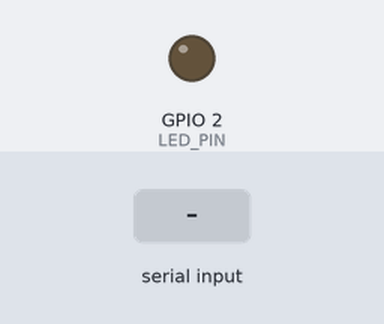
Bench run of a sketch on a simulated ESP32. Shown: output pins drawn as LEDs (lit = HIGH). The test bench sets the inputs (shaded band). Nothing arrives over Bluetooth unless stated; what the sketch prints to the serial monitor is not drawn.

Above: at 1.2 s.
1.3 s: "1" received over the second serial link
At 2.1 s:
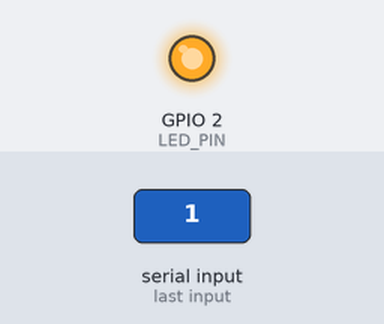
2.8 s: "0" received over the second serial link
At 3.6 s:
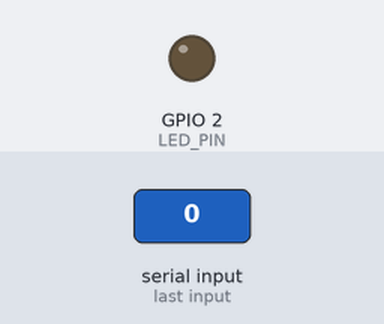
Timing chart, 0 to 5.8 s (numbered marks = the images above; inputs shaded):
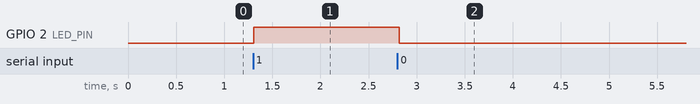

The sketch:

MobileAppBluetoothBlink_One.ino
```cpp
#include "BluetoothSerial.h"

BluetoothSerial SerialBT;
const int LED_PIN = 2;  // Built-in LED pin on ESP32

void setup() {
  pinMode(LED_PIN, OUTPUT);
  Serial.begin(115200);
  SerialBT.begin("ESP32_LED_Control"); // Bluetooth device name
  Serial.println("The device started, now you can pair it with Bluetooth!");
}

void loop() {
  if (SerialBT.available()) {

    char command = SerialBT.read();
    if (command == '1') {
      digitalWrite(LED_PIN, HIGH);
      SerialBT.println("LED is ON");


    } else if (command == '0') {
      digitalWrite(LED_PIN, LOW);
      SerialBT.println("LED is OFF");

    }
  }

  delay(20);

}
```

Measured:
- after the input at 1.3 s, GPIO 2 (LED_PIN): LOW → HIGH at once
- after the input at 2.8 s, GPIO 2 (LED_PIN): HIGH → LOW at once
